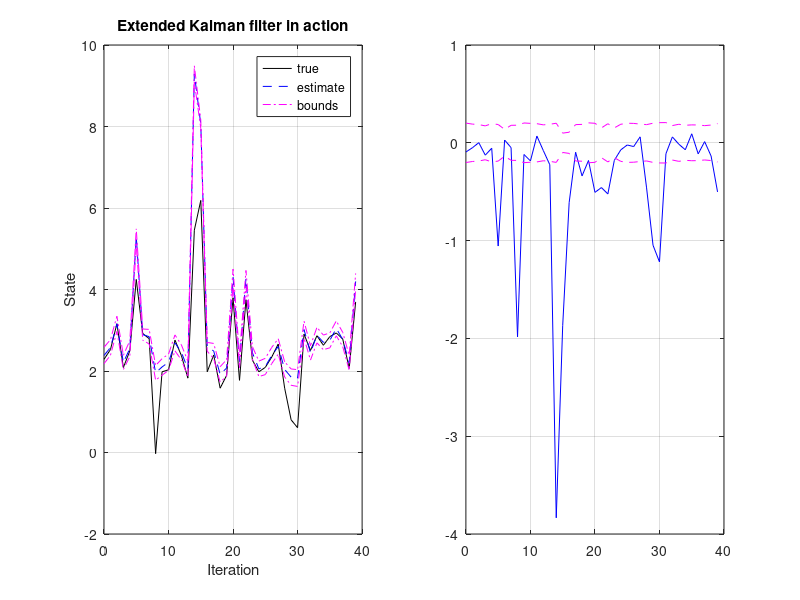

This figure's MATLAB source: (Note: this script raises an error after producing the figure.)

% Initialize simulation variables
SigmaW = 1; % Process noise covariance
SigmaV = 2; % Sensor noise covariance
maxIter = 40;

% Seed the random number generator: Octave's "randn" function produces pseudo 
% random numbers having a Gaussian distribution. To get the same random numbers
% every time you run the code, you can "seed" the pseudo random number generator 
% with a deterministic value. This allows us to get reproducible results that 
% still contain apparent randomness.
%
% YOU MUST NOT CHANGE THE FOLLOWING LINE IN ORDER TO ARRIVE AT "CORRECT" ANSWERS 
% FOR THE QUIZ. IF YOU CHANGE IT TO EXPLORE THE BEHAVIOR OF THE FILTER FOR 
% DIFFERENT PSEUDO-RANDOM SEQUENCES, CHANGE IT BACK TO randn("seed",-1) BEFORE 
% COMPUTING RESULTS TO ENTER AS QUIZ RESPONSES.
randn("seed",-1);

% Initialize true state, state estimate, error covariance, initial input
xtrue = 2 + randn(1);  % Initialize true system initial state
xhat = 2;              % Initialize Kalman filter initial estimate
SigmaX = 1;            % Initialize Kalman filter covariance
u = 0;                 % Unknown initial driving input: assume zero

% Reserve storage for variables we might want to plot/evaluate
xstore = zeros(maxIter+1,length(xtrue)); xstore(1,:) = xtrue;
xhatstore = zeros(maxIter,length(xhat));
SigmaXstore = zeros(maxIter,length(xhat)^2);

for k = 1:maxIter,
  % EKF Step 0: Compute Ahat, Bhat
  % Note: For this example, x(k+1) = sqrt(5+x(k)) + w(k)
  Ahat = 0.5/sqrt(5+xhat); Bhat = 1;

  % EKF Step 1: State estimate time update
  % Note: You need to insert your system's f(...) equation here
  xhat = sqrt(5+xhat); 

  % KF Step 2: Error covariance time update
  SigmaX = Ahat*SigmaX*Ahat' + Bhat*SigmaW*Bhat';

  % [Implied operation of system in background, with
  % input signal u, and output signal z]
  w = chol(SigmaW)'*randn(1);
  v = chol(SigmaV)'*randn(1);
  ztrue = xtrue^3 + v;  % z is based on present x and u
  xtrue = sqrt(5+xtrue) + w;  % future x is based on present u

  % KF Step 3: Estimate system output
  % Note: You need to insert your system's h(...) equation here
  Chat = 3*xhat^2; Dhat = 1;
  zhat = xhat^3;

  % KF Step 4: Compute Kalman gain matrix
  L = SigmaX*Chat'/(Chat*SigmaX*Chat' + Dhat*SigmaV*Dhat');

  % KF Step 5: State estimate measurement update
  xhat = xhat + L*(ztrue - zhat);
  xhat = max(-5,xhat); % don't get square root of negative xhat!

  % KF Step 6: Error covariance measurement update
  SigmaX = SigmaX - L*Chat*SigmaX;

  % [Store information for evaluation/plotting purposes]
  xstore(k+1,:) = xtrue;
  xhatstore(k,:) = xhat;
  SigmaXstore(k,:) = SigmaX(:);
end

subplot(1,2,1);
plot(0:maxIter-1,xstore(1:maxIter),'k-',0:maxIter-1,xhatstore,'b--', ...
  0:maxIter-1,xhatstore+3*sqrt(SigmaXstore),'m-.',...
  0:maxIter-1,xhatstore-3*sqrt(SigmaXstore),'m-.'); grid;
legend('true','estimate','bounds');
title('Extended Kalman filter in action');
xlabel('Iteration'); ylabel('State');

subplot(1,2,2)
estErr = xstore(1:maxIter)-xhatstore; 
bounds = 3*sqrt(SigmaXstore);
plot(0:maxIter-1,estErr,'b-',0:maxIter-1, bounds,'m--',0:maxIter-1,-bounds,'m--');
grid; legend('Error','bounds',0);
title('EKF Error with bounds');
xlabel('Iteration'); ylabel('Estimation Error');

% Compute rms error
sqrt(mean(estErr.^2))

% Compute fraction of estimates outside of 3-sigma bounds
length(find(abs(estErr)>bounds))/maxIter

max(abs(estErr))
